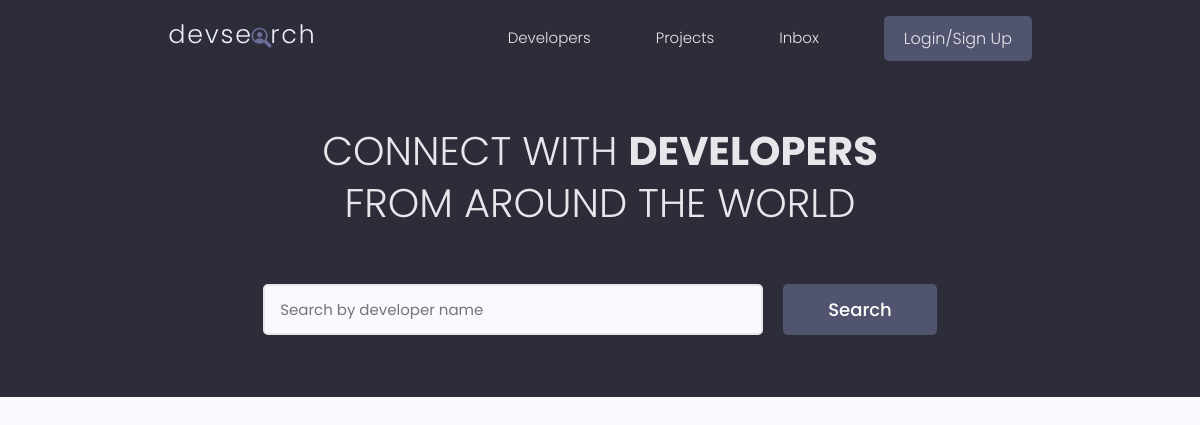
The app's page /, older data.
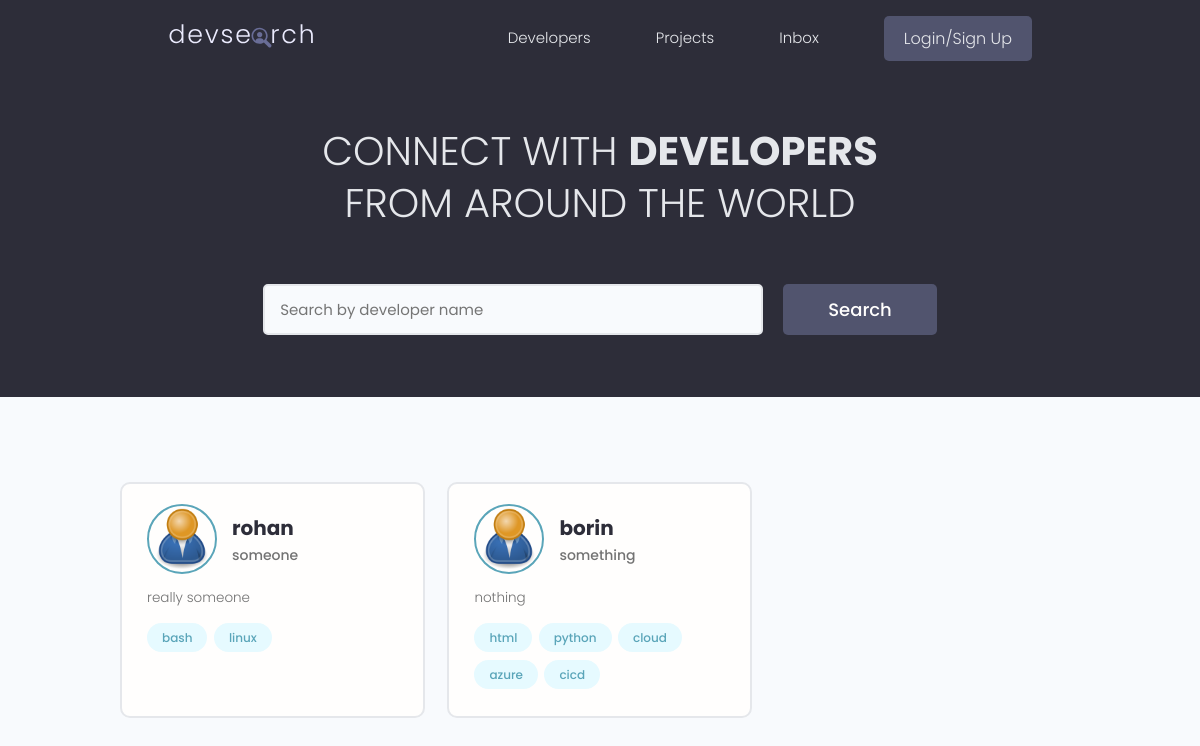
The same page, newer data.
### users/models.py (models this page shows, shortened)
class Profile(models.Model):
    user = models.OneToOneField(User,on_delete=models.CASCADE,null=True,blank=True)
    name = models.CharField(max_length=200,blank=True,null=True)
    username =  models.CharField(max_length=200,blank=True,null=True)
    email = models.EmailField(max_length=500,blank=True,null=True)
    location = models.CharField(max_length=200,blank=True,null=True)
    short_intro = models.CharField(max_length=200,blank=True,null=True)
    bio = models.TextField(blank=True,null=True)
    profile_image = models.ImageField(blank=True,null=True,upload_to='profiles/',default='profiles/user-default.png')
    social_github = models.CharField(max_length=200,blank=True,null=True)
    social_twitter = models.CharField(max_length=200,blank=True,null=True)
    social_linkedin = models.CharField(max_length=200,blank=True,null=True)
    social_youtube = models.CharField(max_length=200,blank=True,null=True)
    social_website = models.CharField(max_length=200,blank=True,null=True)
    created = models.DateTimeField(auto_now_add=True)
    id = models.UUIDField( default = uuid.uuid4,unique = True,editable = False,primary_key = True)
    class Meta:
        ordering = ['created']

class Skill(models.Model):
    owner = models.ForeignKey(Profile,on_delete=models.CASCADE,null=True,blank=True)
    name = models.CharField(max_length=200,blank=True,null=True)
    description = models.TextField(null=True,blank=True)
    created = models.DateTimeField(auto_now_add=True)
    id = models.UUIDField( default = uuid.uuid4,unique = True,editable = False,primary_key = True)
    def __str__(self):
        return str(self.name)

### users/views.py (the view)
# urls.py: path('',views.profiles,name="profiles"),
def profiles(request):
    profiles = Profile.objects.all()
    context = {'profiles':profiles}
    return render(request,'users/profiles.html',context)

### users/templates/users/profiles.html (shortened to what this page needs)
{% extends "main.html" %}
{% block content %}
<main class="home">
    <section class="hero-section text-center">
      <div class="container container--narrow">
        <div class="hero-section__box">
          <h2>CONNECT WITH <span>DEVELOPERS</span></h2>
          <h2>FROM AROUND THE WORLD</h2>
        </div>
        <div class="hero-section__search">
          <form class="form" action="#" method="get">
            <div class="form__field">
              <input class="input input--text" id="formInput#search" type="text" name="text"
                placeholder="Search by developer name" />
            </div>
            <input class="btn btn--sub btn--lg" type="submit" value="Search" />
          </form>
        </div>
      </div>
    </section>
    <section class="devlist">
      <div class="container">
        <div class="grid grid--three">
        {% for profile in profiles  %}
          <div class="column card">
            <div class="dev">
              <a href="{% url 'user-profile' profile.id %}" class="card__body">
                <div class="dev__profile">
                  <img class="avatar avatar--md" src="{{profile.profile_image.url}}" alt="image" />
                  <div class="dev__meta">
                    <h3>{{profile.name}}</h3>
                    <h5>{{profile.short_intro}}</h5>
                  </div>
                </div>
                <p class="dev__info">{{profile.bio|slice:"150"}}</p>
                <div class="dev__skills">
                    {% for tag in profile.skill_set.all|slice:"5" %}
                    <span class="tag tag--pill tag--main">
                      <small>{{tag}}</small>
                    </span>
                    {% endfor %}
                </div>
              </a>
            </div>
          </div>
        {% endfor %}
        </div>
      </div>
    </section>
  </main>
{% endblock content %}

### templates/main.html (shortened to what this page needs)
<!DOCTYPE html>
{% load static %}
<html>
    <head>
        <link rel="stylesheet" href="https://cdn.iconmonstr.com/1.3.0/css/iconmonstr-iconic-font.min.css" />
        <link rel="stylesheet" href={% static "uikit/styles/uikit.css" %} />
        <link rel="stylesheet" href={% static "styles/app.css" %} />
    </head>
    <body>
        {% include "navbar.html" %}
        {% block content %}
        {% endblock content %}
    </body>
</html>

### templates/navbar.html (shortened to what this page needs)
{% load static %}
  <header class="header">
    <div class="container container--narrow">
      <a href="{% url 'profiles' %}" class="header__logo">
        <img src={% static "images/logo.svg" %} alt="DevSearch Logo" />
      </a>
      <nav class="header__nav">
        <ul class="header__menu">
          <li class="header__menuItem"><a href='{% url "profiles" %}'>Developers</a></li>
          <li class="header__menuItem"><a href="{% url 'project' %}">Projects</a></li>
          <li class="header__menuItem"><a href="">Inbox</a></li>
          {% if request.user.is_authenticated %}
          <li class="header__menuItem"><a href="{% url 'create-project' %}">Add Projet</a></li>
          <li class="header__menuItem"><a href="{% url 'logout' %}" class="btn btn--sub">Logout</a></li>
          {% else %}
          <li class="header__menuItem"><a href="{% url 'login' %}" class="btn btn--sub">Login/Sign Up</a></li>
          {% endif %}
        </ul>
      </nav>
    </div>
  </header>

### static/styles/app.css (style rules this page uses)
:root { --color-sub: #2d2d39; }
.btn--sub { background-color: var(--color-sub-light); }
.card { border: 2px solid var(--color-light); }
img { width: 100%; }
.header { position: sticky; z-index: 111; background-color: var(--color-sub); padding: 1.5rem 0; }
.header > .container { display: flex; justify-content: space-between; align-items: center; }
.header__logo > img { height: 3.8rem; }
.header__nav > ul { display: inline-flex; align-items: center; list-style: none; gap: 6.5rem; }
.header__menuItem > a { color: var(--color-light); font-weight: 300; }
.hero-section { height: 40vh; display: flex; align-items: center; background-color: var(--color-sub); }
.hero-section__box { margin-bottom: 4rem; }
.hero-section__box > h2, .hero-section__box > h2 > span { font-size: 4rem; color: var(--color-light); line-height: 1.3; text-transform: uppercase; }
.hero-section__box > h2 { font-weight: 300; }
.hero-section__box > h2 > span { font-weight: 700; }
.hero-section__search > .form { display: flex; align-items: center; justify-content: center; gap: 2rem; }
.hero-section__search > .form input.input--text { width: 50rem; }
.devlist { margin-top: 8rem; }
.devlist .grid { align-items: stretch; }
.devlist .dev .dev__profile { display: flex; align-items: center; gap: 1.5rem; }
.devlist .dev .dev__meta h3 { color: var(--color-sub); font-size: 2rem; font-weight: 700; }
.devlist .dev .dev__meta h5 { color: var(--color-text); font-size: 1.4rem; font-weight: 500; }
.devlist .dev .dev__info { margin: 1.5rem 0; font-size: 1.35rem; line-height: 1.4; text-align: justify; }

### static/uikit/styles/modules/_variables.css (style rules this page uses)
:root { --color-main: #5aa5b9; --color-main-light: #e6faff; --color-sub: #3f4156; --color-sub-light: #51546e; --color-sub-lighter: #ededfd; --color-text: #737373; --color-gray: #8b8b8b; --color-light: #e5e7eb; --color-light-gray: #767676; --color-bg: #f8fafd; --color-white: #fffefd; --color-white-light: #f3f3f3; --color-success: #359e64; --color-success-bg: #def8e8; --color-error: #fc4b0b; --color-error-bg: #fff2ee; --font-base: 'Poppins', arial, helvetica, 'Segoe UI', roboto, ubuntu, sans-serif; --font-monospace: 'Fira Code', 'Courier New', courier, monospace; --font-regular: 300; --font-medium: 500; --font-bold: 700; --generic-shadow: 1px 1px 5px #00000010; --generic-transition: all 0.3s ease-in-out; }

### static/uikit/styles/modules/_base.css (style rules this page uses)
* { margin: 0; padding: 0; box-sizing: border-box; text-rendering: optimizeLegibility; color: inherit; font-size: inherit; }
html { font-size: 50%; }
@media only screen and (min-width: 480px) { html { font-size: 56.25%; } }
@media only screen and (min-width: 1200px) { html { font-size: 62.5%; } }
body { line-height: 1.6; font-weight: 400; font-size: 1.5rem; color: var(--color-text); background-color: var(--color-bg); min-height: 100vh; }

### static/uikit/styles/modules/_typography.css (style rules this page uses)
* { font-family: var(--font-base); }
h2 { font-size: 3.6rem; font-weight: var(--font-bold); }
h3 { font-size: 3.2rem; font-weight: var(--font-medium); }
h5 { font-size: 2.4rem; font-weight: var(--font-medium); }
h5, h6 { font-weight: var(--font-regular); }
p, span, strong { font-size: 1.6rem; color: var(--color-text); font-weight: var(--font-regular); }
a { padding-bottom: 2px; text-decoration: none; display: inline-block; color: var(--color-main); font-weight: var(--font-medium); }

### static/uikit/styles/modules/_utilities.css (style rules this page uses)
.container { width: 92%; max-width: 165rem; margin: 0 auto; box-sizing: border-box; }
.container--narrow { width: 92%; max-width: 120rem; }
@media screen and (min-width: 1000px) { .container { width: 90%; } }
@media screen and (min-width: 1000px) { .container--narrow { width: 85%; } }
@media screen and (min-width: 1200px) { .container { width: 80%; } }
@media screen and (min-width: 1200px) { .container--narrow { width: 72%; } }
.text-center { text-align: center; }

### static/uikit/styles/modules/_avatar.css (style rules this page uses)
.avatar { border-radius: 50%; border: 2px solid var(--color-main); object-fit: cover; }
.avatar--md { height: 7rem; width: 7rem; }

### static/uikit/styles/modules/_button.css (style rules this page uses)
.btn { display: inline-block; position: relative; cursor: pointer; background-color: var(--color-light); font-weight: var(--font-medium); color: var(--color-sub); text-decoration: none; padding: 1rem 2rem; border-radius: 0.5rem; border: none; width: -webkit-fit-content; width: -moz-fit-content; width: fit-content; height: -webkit-fit-content; height: -moz-fit-content; height: fit-content; font-size: 1.6rem; outline-width: 0; outline-color: transparent; -webkit-backface-visibility: hidden; backface-visibility: hidden; transition: all 0.3s ease-in-out; }
.btn--sub { background-color: var(--color-sub); color: var(--color-white); }
.btn--lg { font-size: 1.8rem; padding: 1.2rem 4.5rem; }

Row changes from the older to the newer data that the page shows:
added Profile: profile_image (placeholder picture), name "rohan", short_intro "someone", bio "really someone"
added Skill: name "bash", shown under "rohan"
added Skill: name "linux", shown under "rohan"
added Profile: profile_image (placeholder picture), name "borin", short_intro "something", bio "nothing"
added Skill: name "html", shown under "borin"
added Skill: name "python", shown under "borin"
added Skill: name "cloud", shown under "borin"
added Skill: name "azure", shown under "borin"
added Skill: name "cicd", shown under "borin"
